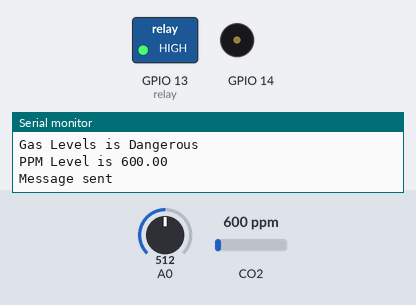
Recording of a sketch running on a simulated ESP8266 (NodeMCU). Shown: switched loads named in the sketch (green lamp = pin HIGH), buzzer (waves = sounding), the last lines printed to the serial monitor. The inputs (shaded band) are chosen by the test bench; at power-on: A0 = 512, CO2 600 ppm. WiFi joins after 1.5 s; servers stay silent unless stated.

Above: at 18.0 s.
18.1 s: A0 set to 209
32.2 s: A0 set to 172
At 36.0 s:
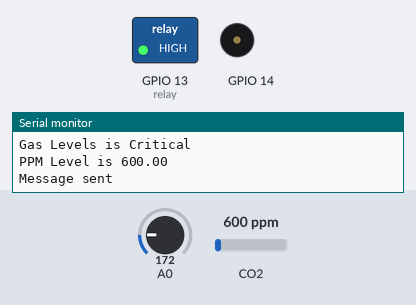
46.3 s: A0 set to 200
At 47.8 s:
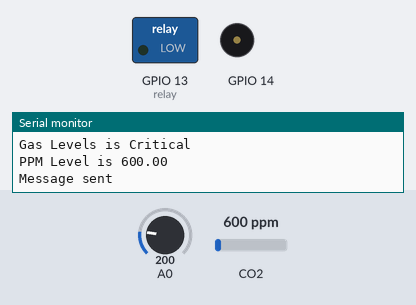
60.4 s: A0 set to 180
At 63.7 s:
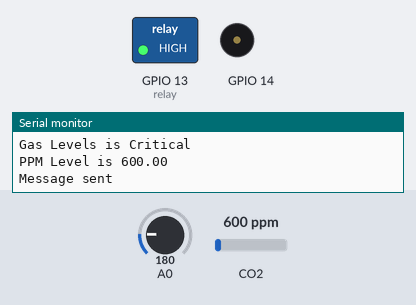
Timing chart, 0 to 65.2 s (numbered marks = the images above; inputs shaded):
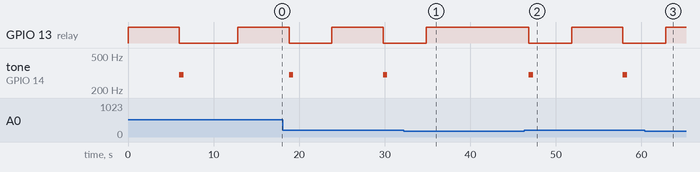

Measured:
- after the input at 32.2 s, GPIO 13 (relay): goes on until 34.8 s, then stays HIGH; tone on GPIO 14: stays silent (without the input it goes to 300 Hz after 8.6 s)
- after the input at 46.3 s, GPIO 13 (relay): HIGH → LOW after 0.52 s, → HIGH 5.0 s later, → LOW 6.0 s later; tone on GPIO 14: alternates 300 Hz for 0.50 s and silent for 10.5 s, starting after 0.52 s
- after the input at 60.4 s, GPIO 13 (relay): goes on until 62.8 s, then stays HIGH; tone on GPIO 14: stays silent (without the input it goes to 300 Hz after 8.4 s)

The sketch:

Project.ino
```cpp
#include <ESP8266WiFi.h>
#include <WiFiClient.h>
#include <Wire.h>
#include "MQ135.h"

#define BLYNK_PRINT Serial
#include <BlynkSimpleEsp8266.h>

char authCode[] = "......sth";         //Auth code for BLYNK
char ssid[] = "wifi_name";                                        //Wifi Password
char pass[] = "wifi_password";                                    //Password


//Constants used
const int bitRate = 115200;
const int gasThreshold = 190;                                 //Threshold Value

int relay = 13;

//Sensor
MQ135 gasSensor = MQ135(A0);


//Buzzer
int Buzzer = 8;


void setup() {
  // put your setup code here, to run once:

  Serial.begin(bitRate);
  delay(10);

  pinMode(relay, OUTPUT);

  //Not low because the connections were reveresed with glue
  digitalWrite(relay, HIGH);

  Blynk.config(authCode);

}


void loop() {

     delay(6000);

     Serial.println("In Loop");

     float h = analogRead(A0);
     float ppm = gasSensor.getPPM();

     if(isnan(h)){
      Serial.println("Failed to read data from the sensor");
      return;
     }

    //H values
    Serial.println(" ");
    Serial.print(h);


    //Detect Gas
    int conductivity = round((h/1023)*100);

    //String status and state
    String gasStatus = "Normal";
    int gasState = 0;


    if(h <=190){
      gasStatus = "Normal";
      gasState = 0;
    }

    else if(h <=250){
      gasStatus = "Critical";
      gasState = 1;
    }


    else{

      gasStatus = "Dangerous";
      gasState = 1;

    }


    if(gasState == 1){

         //Not high because the connections were reveresed with glue
         digitalWrite(relay, LOW);
         tone(14,300,500);
         Serial.println("Firing message");
         String statusToSend = "Gas Levels is " + gasStatus + "\n" + "PPM Level is " + String(ppm);
         Serial.println(statusToSend);
         Blynk.connectWiFi(ssid,pass);

//         while(!Blynk.connected()){
//            Serial.println("Connecting..");
//            delay(500);             //Check every 0.5 seconds
//         }

          Blynk.run();
          Blynk.notify(statusToSend);
          Serial.println("Message sent");


        delay(5000);
    }


    //Add buzzer for 9
    //Not low because the connections were reveresed with glue
    digitalWrite(relay, HIGH);


}
```
